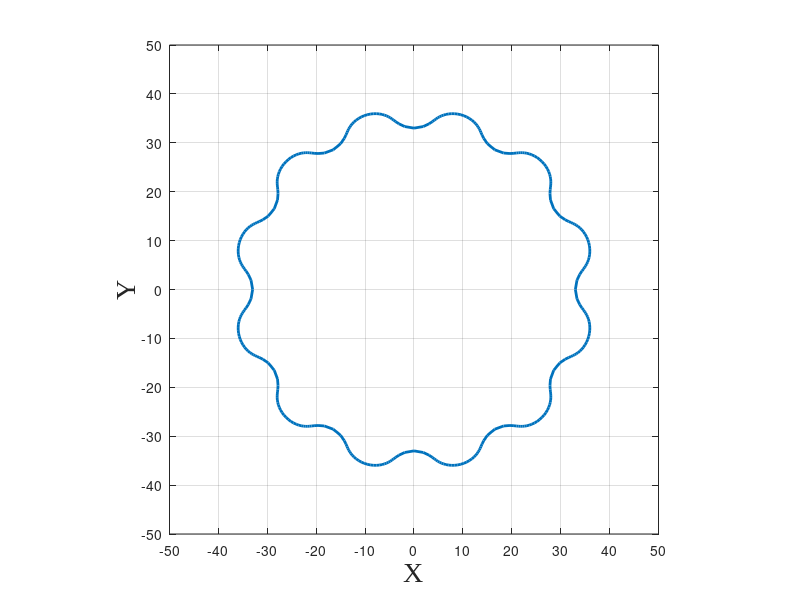

This chart was generated by the following MATLAB code:

clear;
clc;



N = 13 ;%Number of rollers
Rr = 5 ;%Radius of the roller
R = 40 ;%Radius of the rollers PCD (Pitch Circle Diamater)
E =2 ;% Eccentricity - offset from input shaft to a cycloidal disk

for i = 1 : 1 : 361

    t(i) = i / 180 * pi;
    


    x(i) = (R*cos(t(i)))-(Rr*cos(t(i)+atan(sin((1-N)*t(i))/((R/(E*N))-cos((1-N)*t(i))))))-(E*cos(N*t(i)));
    y(i) = (-R*sin(t(i)))+(Rr*sin(t(i)+atan(sin((1-N)*t(i))/((R/(E*N))-cos((1-N)*t(i))))))+(E*sin(N*t(i)));

end

figure;
plot(x,y,'LineWidth',2);
xlabel('X','fontname','Times New Roman','fontsize',20');
ylabel('Y','fontname','Times New Roman','fontsize',20');
axis equal;
xlim([-50,50]);
ylim([-50,50]);
xticks(-50:10:50);
yticks(-50:10:50);


box on;
grid on;


fid = fopen('Cycloidal_Drive.scr','w');
fprintf(fid,'spline ');
fprintf(fid,'%f,%f\n', [x; y]);
fclose(fid);